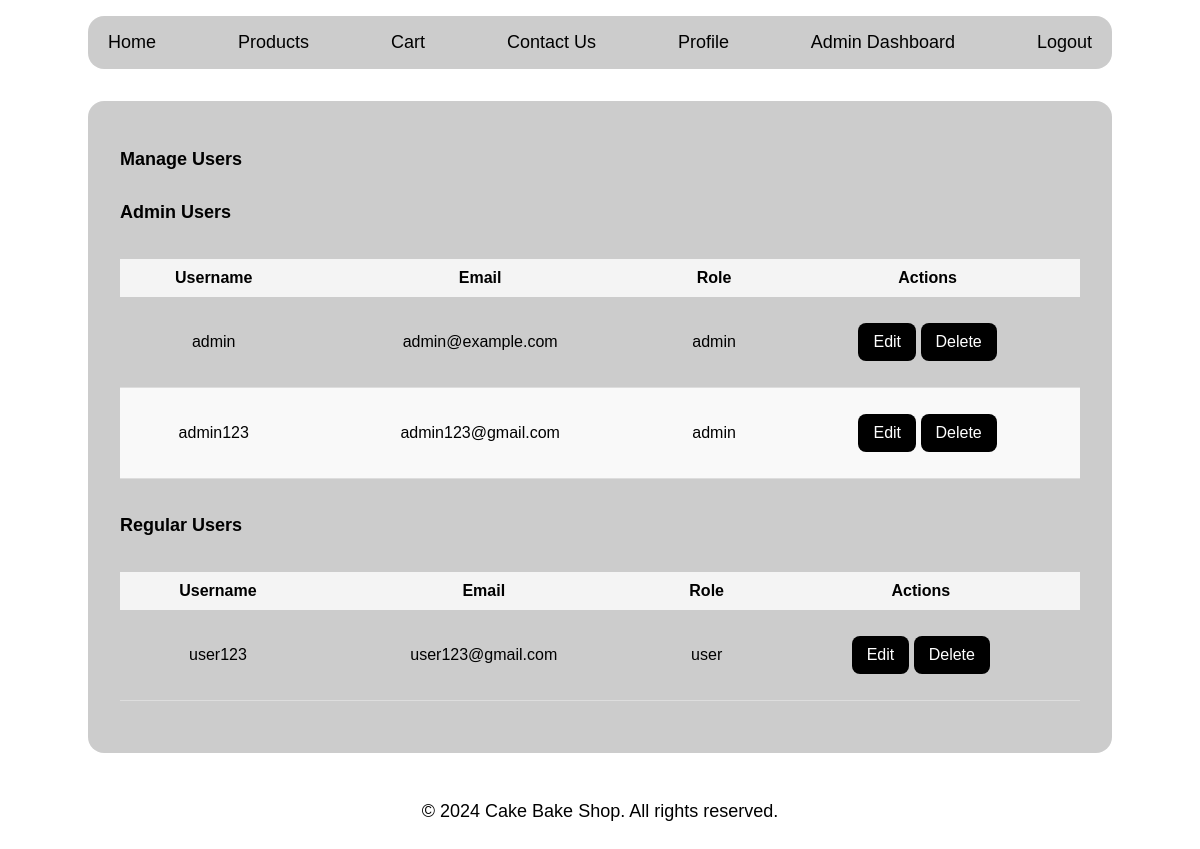
The page /manage_users.php (signed in) on the database as committed earlier.
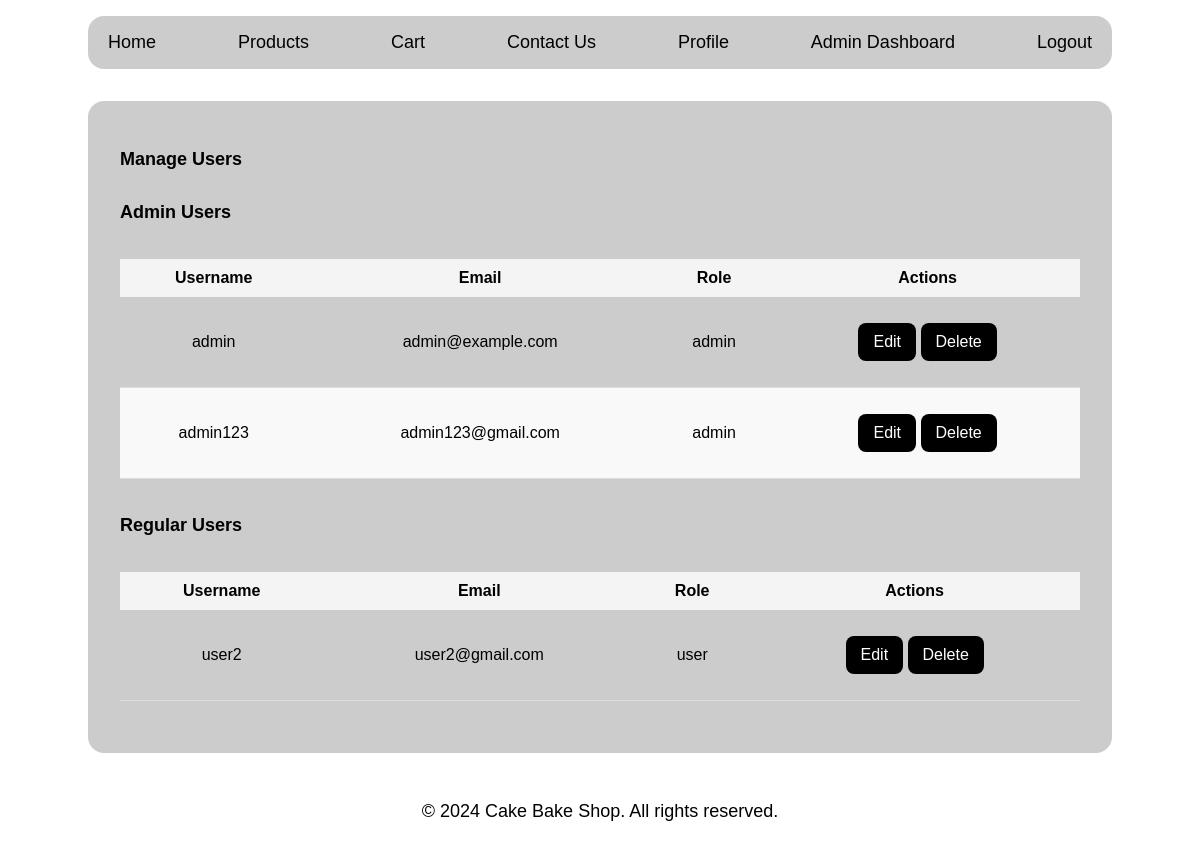
The same page on the database as committed later.
### tables this page shows
CREATE TABLE IF NOT EXISTS `users` (
  `id` int NOT NULL AUTO_INCREMENT,
  `username` varchar(50) NOT NULL,
  `password` varchar(255) NOT NULL,
  `email` varchar(100) NOT NULL,
  `phone` varchar(20) DEFAULT NULL,
  `role` enum('admin','user') NOT NULL DEFAULT 'user',
  `created_at` timestamp NULL DEFAULT CURRENT_TIMESTAMP,
  PRIMARY KEY (`id`),
  UNIQUE KEY `username` (`username`),
  KEY `idx_user_role` (`role`)
);

### app/classes/User.php (called while the page is built, shortened)
<?php
require_once 'Database.php';
class User {
    private $conn;
    private $table = 'users';
    public function __construct() {
        $database = new Database();
        $this->conn = $database->getConnection();
    }
    public function getAllUsers() {
        $query = "SELECT * FROM " . $this->table;
        $stmt = $this->conn->prepare($query);
        $stmt->execute();
        return $stmt->fetchAll(PDO::FETCH_ASSOC);
    }
}
?>

### app/classes/Database.php (called while the page is built, shortened)
<?php
class Database {
    private $host = 'localhost';
    private $db_name = 'inventory_management_system';
    private $username = 'root';
    private $password = '';
    public function getConnection() {
        $this->conn = null;
        try {
            $this->conn = new PDO("mysql:host={$this->host};dbname={$this->db_name}", $this->username, $this->password);
            $this->conn->setAttribute(PDO::ATTR_ERRMODE, PDO::ERRMODE_EXCEPTION);
        } catch (PDOException $exception) {
            echo "Connection error: " . $exception->getMessage();
        }
        return $this->conn;
    }
}
?>

### public/manage_users.php (the view, shortened to what this page needs)
<?php include '../templates/header.php'; ?>
<?php include '../templates/navbar.php'; ?>
<div class="container">
    <h2>Manage Users</h2>
    <h3>Admin Users</h3>
    <table>
        <thead>
            <tr>
                <th>Username</th>
                <th>Email</th>
                <th>Role</th>
                <th>Actions</th>
            </tr>
        </thead>
        <tbody>
            <?php
            require_once '../app/classes/User.php';
            $user = new User();
            $users = $user->getAllUsers();
            foreach ($users as $usr) {
                if ($usr['role'] === 'admin') {
                    echo "<tr>
                            <td>" . htmlspecialchars($usr['username']) . "</td>
                            <td>" . htmlspecialchars($usr['email']) . "</td>
                            <td>" . htmlspecialchars($usr['role']) . "</td>
                            <td>
                                <a href='edit_user.php?id=" . $usr['id'] . "' class='btn-secondary'>Edit</a>
                                <a href='delete_user.php?id=" . $usr['id'] . "' class='btn-secondary' onclick='return confirm(\"Are you sure you want to delete this user?\");'>Delete</a>
                            </td>
                        </tr>";
                }
            }
            ?>
        </tbody>
    </table>
    <h3>Regular Users</h3>
    <table>
        <thead>
            <tr>
                <th>Username</th>
                <th>Email</th>
                <th>Role</th>
                <th>Actions</th>
            </tr>
        </thead>
        <tbody>
            <?php
            foreach ($users as $usr) {
                if ($usr['role'] === 'user') {
                    echo "<tr>
                            <td>" . htmlspecialchars($usr['username']) . "</td>
                            <td>" . htmlspecialchars($usr['email']) . "</td>
                            <td>" . htmlspecialchars($usr['role']) . "</td>
                            <td>
                                <a href='edit_user.php?id=" . $usr['id'] . "' class='btn-secondary'>Edit</a>
                                <a href='delete_user.php?id=" . $usr['id'] . "' class='btn-secondary' onclick='return confirm(\"Are you sure you want to delete this user?\");'>Delete</a>
                            </td>
                        </tr>";
                }
            }
            ?>
        </tbody>
    </table>
</div>
<?php include '../templates/footer.php'; ?>

Rows that differ between the two databases and show on the page:
no longer on this page (row edited): users: username "user123", email "user123@gmail.com", role "user", shown under "Regular Users"
added users: username "user2", email "user2@gmail.com", role "user", shown under "Regular Users"
